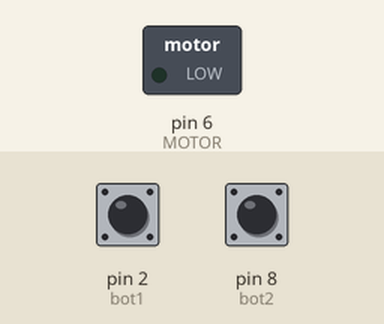
Recording of a sketch running on a simulated Arduino Uno, built with avr-gcc and run on an emulated ATmega328P. On the bench: switched loads named in the sketch (green lamp = pin HIGH). The inputs (shaded band) are chosen by the test bench; at power-on: pin 2 (bot1) HIGH, pin 8 (bot2) HIGH.

Above: at 1.2 s.
1.3 s: pin 2 (bot1) pulled LOW for 0.15 s
At 2.5 s:
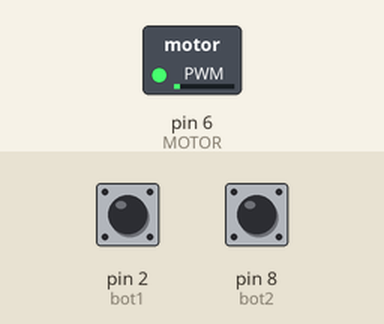
2.9 s: pin 8 (bot2) pulled LOW for 0.15 s
At 3.8 s:
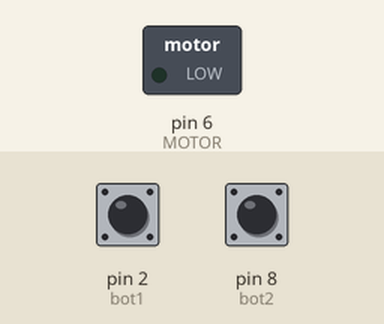
4.5 s: pin 2 (bot1) pulled LOW for 1 s
At 5.0 s:
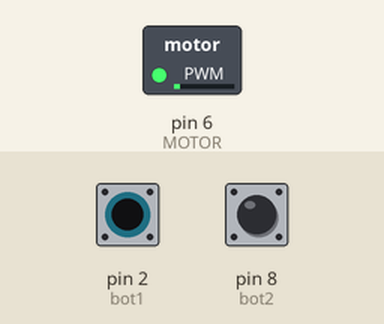
7.0 s: pin 8 (bot2) pulled LOW for 1 s
At 8.1 s:
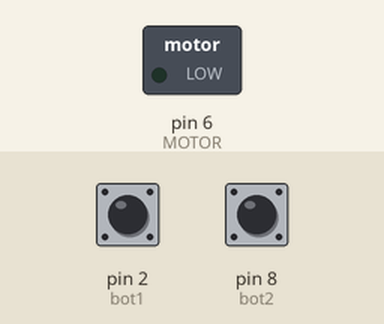
9.5 s: pin 2 (bot1) pulsed LOW 5 times (0.12 s each, 0.3 s apart)
At 12.1 s:
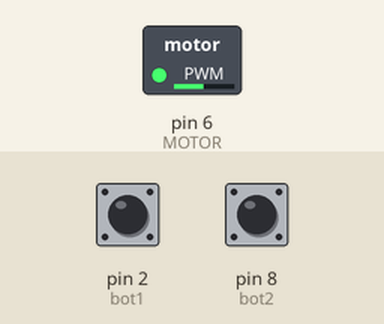
12.5 s: pin 2 (bot1) pulled LOW for 0.15 s
At 13.5 s:
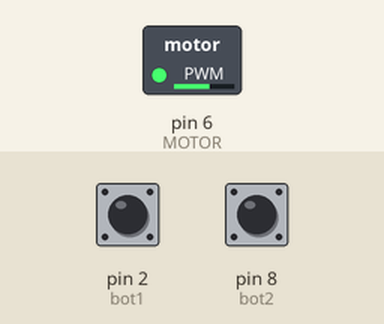
Timing chart, 0 to 15.1 s (numbered marks = the images above; inputs shaded):
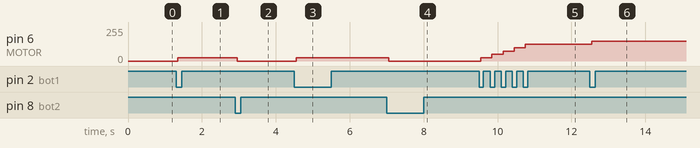

Measured:
- after the input at 1.3 s, pin 6 (MOTOR): 0/255 → 25/255 after 0.05 s
- after the input at 2.9 s, pin 6 (MOTOR): 25/255 → 0/255 after 0.05 s
- after the input at 4.5 s, pin 6 (MOTOR): 0/255 → 25/255 after 0.05 s
- after the input at 7.0 s, pin 6 (MOTOR): 25/255 → 0/255 after 0.05 s
- after the input at 9.5 s, pin 6 (MOTOR): moves from 0/255 to 125/255 over 1.2 s, starting after 0.05 s
- after the input at 12.5 s, pin 6 (MOTOR): 125/255 → 150/255 after 0.05 s

The sketch:

DESAFIO_EXAMEN_CONTROL_MOTORDC_BOTONES.ino
```cpp
const int MOTOR = 6;
const int bot1 = 2;
const int bot2 = 8;
int estadoA1 = HIGH;
int estadoA2 = HIGH;
int velocidad = 0;
void setup() {
  pinMode(MOTOR, OUTPUT);
  pinMode(bot1, INPUT_PULLUP);
  pinMode(bot2, INPUT_PULLUP);
}
void loop() {
  int estadoB1 = digitalRead(bot1);
  int estadoB2 = digitalRead(bot2);
  if (estadoB1 == LOW && estadoA1 == HIGH) {
    velocidad = velocidad + 25;
    if (velocidad > 255) {
      velocidad = 255;
    }
    delay(50);
  }
  if (estadoB2 == LOW && estadoA2 == HIGH) {
    velocidad = velocidad - 25;
    if (velocidad < 0) {
      velocidad = 0;
    }
    delay(50);
  }
  analogWrite(MOTOR, velocidad);
  estadoA1 = estadoB1;
  estadoA2 = estadoB2;
}
```
